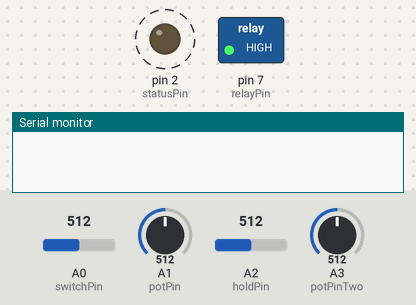
The sketch below on a simulated Arduino Uno, built with avr-gcc and run on an emulated ATmega328P. On the bench: switched loads named in the sketch (green lamp = pin HIGH), output pins drawn as LEDs (lit = HIGH), the last lines printed to the serial monitor. Dashed ring = blinking. The test bench sets the inputs (shaded band); at power-on: A0 (switchPin) = 512, A2 (holdPin) = 512, A1 (potPin) = 512, A3 (potPinTwo) = 512.

Above: at 1.2 s.
1.3 s: A0 (switchPin) set to 213
4.3 s: A0 (switchPin) set to 184
At 4.9 s:
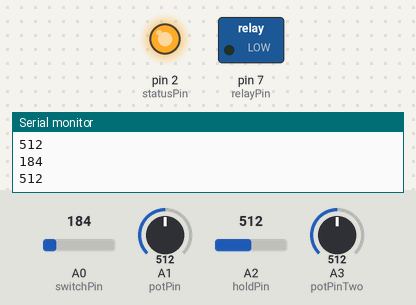
5.9 s: A2 (holdPin) set to 309
7.4 s: A2 (holdPin) set to 287
At 8.4 s:
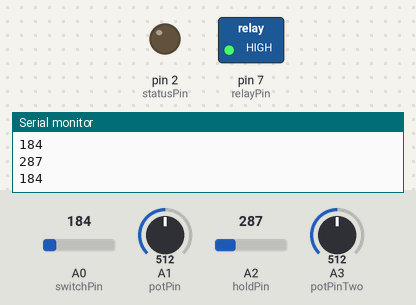
8.9 s: A0 (switchPin) set to 210
At 11.8 s:
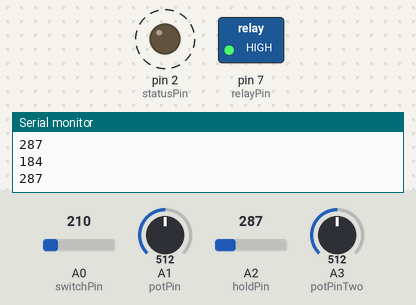
11.9 s: A0 (switchPin) set to 190
At 12.4 s:
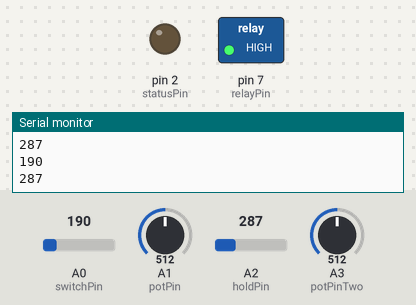
Timing chart, 0 to 14.4 s (numbered marks = the images above; inputs shaded):
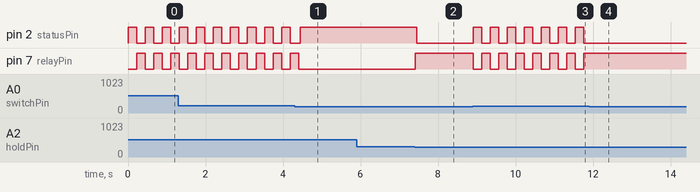

The sketch:

sketch_aug10alaunchControl.ino
```cpp
int relayPin = 7;   //relay pin is digital pin 7
int switchPin = A0;  // left button that controls the pulsing relay funtion , pin analog 0
int statusPin = 2;  // a red led that lights when the relay is disconnecting the circuit
int holdPin = A2;  // right button that controls the disconnect relay function
int potPin = A1;  // potentiometer pin that will read the values from the potentiometer itself
int potPinTwo = A3;  // potentiometer pin that will read the values from the potentiometer itself
int uniDelay = 100;  // a universal delay... probably will never get used
int potReading;  // global potentiometer reading variable that stores the potentiometer value output after it's been changed by math
int potReadingTwo;  // global potentiometer reading variable that stores the potentiometer value output after it's been changed by math
int switchPinReading; // switch pin reading value
int holdPinReading; // hold pin reading value

void setup() { //this loop only runs once on boot
Serial.begin(9600); //begin the serial port for diagnostics
pinMode(relayPin, OUTPUT); //tell the relaypin to output a value
pinMode(switchPin, INPUT);  //tell the switchpin to expect an input value
pinMode(potPin, INPUT);  // tell the potpin to expect an input value
pinMode(potPinTwo, INPUT);  // tell the potpin to expect an input value
pinMode(holdPin, INPUT);  // tell the holdpin to expect an input value
pinMode(statusPin, OUTPUT); // tell the statuspin to output a value
};

void loop() { // constantly running loop after void setup
  digitalWrite(statusPin, LOW); // keep status pin off because some loops dont turn it off, so we'll leave it up to the main loop to ensure its not illuminated

  if (holdPinReading >= 300){ // if the holdpinreading is pressed....
    hold(); // ....call the code in this loop
    }else{
    digitalWrite(relayPin, HIGH);
  };

  switchPinReading = analogRead(switchPin);
  holdPinReading = analogRead(holdPin);

  potReading = analogRead(potPin);
  potReading = potReading / 3 + 50;

  potReadingTwo = analogRead(potPinTwo);
  potReadingTwo = potReadingTwo / 3 + 50;

  if (switchPinReading >= 200){
    active();
  }else{
    Serial.println(switchPinReading);
    Serial.println(holdPinReading);
  };

};

void active(){
// Serial.println(switchPinReading);
// Serial.println(holdPinReading);
  digitalWrite(statusPin, HIGH);  // red led will illuminate
  digitalWrite(relayPin, LOW); // open the ignition circuit!

//  Serial.println("");
//  Serial.println(switchPinReading);
//  Serial.println("");

  delay(potReadingTwo);

  digitalWrite(relayPin, HIGH); // close the ignition circuit, followed by a boom!
  digitalWrite(statusPin, LOW);

  delay(potReading); // delay for the engine to rev back up to a proper rpm. adjusted/variated by the potentiometer.

//  Serial.println("");
//  Serial.println(potReading);
//  Serial.println(potReadingTwo);
//  Serial.println("");
 };

 void hold(){
   digitalWrite(statusPin, HIGH); // illuminate the red led
   digitalWrite(relayPin, LOW); // open the ignition circuit, expect a boom upon button release!
   //Serial.print("reeee"); // print to serial
 };
```

Measured:
- the behaviour switches between 200 and 199 on A0 (switchPin) (found by bisection; images 0 and 1)
- the behaviour switches between 300 and 299 on A2 (holdPin) (found by bisection; images 1 and 2)
- after the input at 4.3 s, pin 7 (relayPin): goes on until 4.4 s, then stays LOW
- after the input at 7.4 s, pin 2 (statusPin): HIGH → LOW after 0.05 s; pin 7 (relayPin): LOW → HIGH at once
- after the input at 8.9 s, pin 2 (statusPin), pin 7 (relayPin): alternates HIGH for 0.22 s and LOW for 0.22 s, starting at once
- after the input at 11.9 s, pin 2 (statusPin): stops changing and stays LOW; pin 7 (relayPin): stops changing and stays HIGH
- by itself, pin 2 (statusPin), pin 7 (relayPin): alternates HIGH for 0.22 s and LOW for 0.22 s
